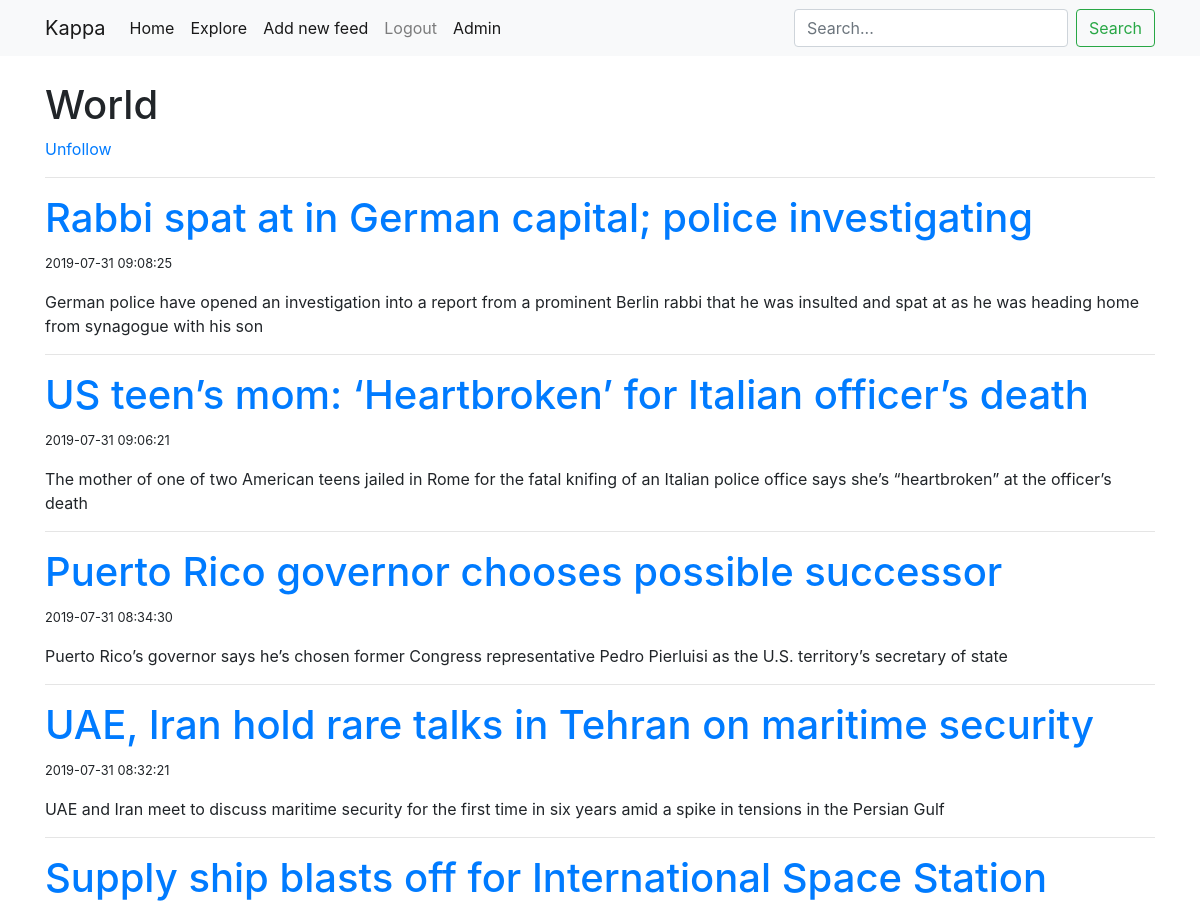
Before: /feed/12 (signed in, upper part) with the older database file.
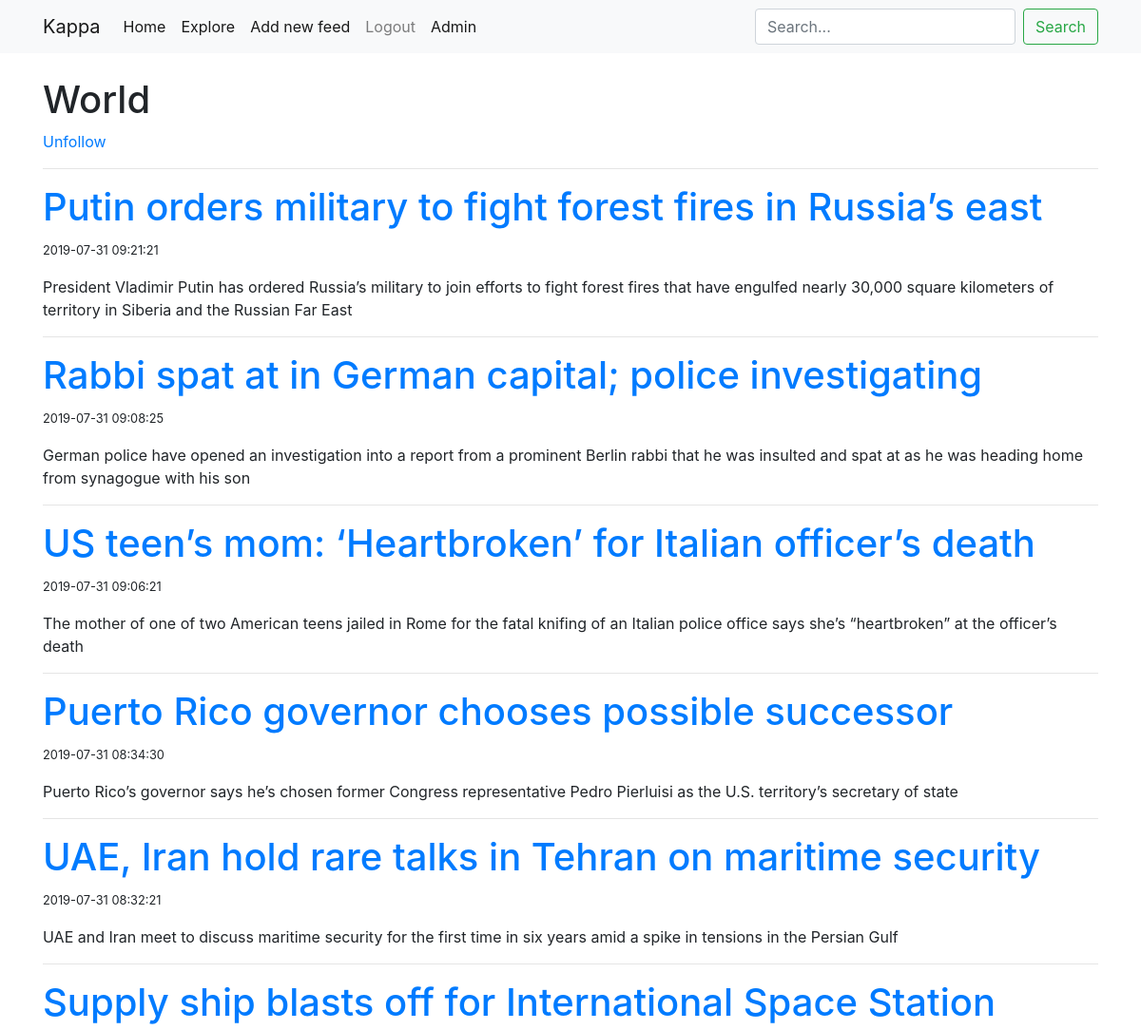
After: the same page with the newer database file.
### rss_reader/models.py (models this page shows)
class RssEntry(db.Model):
    id = db.Column(db.Integer, primary_key=True)
    href = db.Column(
        db.String(128)
    )  # unique is not false to let multiple feed files have the same article
    feed_id = db.Column(db.ForeignKey("rss_feed.id"))
    title = db.Column(db.String(128))
    date = db.Column(db.DateTime, index=True)
    content = db.Column(db.String(1024))  # I will cut every entry

### rss_reader/routes.py (the view)
@app.route("/feed/<feed_id>")
@login_required
def feed(feed_id):
    feed = RssFeed.query.filter_by(id=feed_id).first_or_404()
    entries = feed.posts.order_by(RssEntry.date.desc())
    return render_template("feed.html", feeds=entries, title=feed.title, feed=feed)

### rss_reader/models.py (called while the page is built)
@login.user_loader
def load_user(id):
    return User.query.get(int(id))

    def is_following(self, rss_feed):
        return rss_feed in self.feeds

### rss_reader/routes.py (called while the page is built)
@app.before_request
def before_request():
    pass

### rss_reader/templates/feed.html (shortened to what this page needs)
{% extends "base.html" %}
{% block content %}
<h1>{{title}}</h1>
{% if current_user.is_following(feed) %}
<a href="{{ url_for('unfollow', rss_feed=feed.id) }}">Unfollow</a>
{% else %}
<a href="{{ url_for('follow', rss_feed=feed.id) }}">Follow</a>
{% endif %}
{% for feed in feeds %}
<hr>
<h1><a href="{{feed.href}}">{{feed.title}}</a></h1>
<small>{{feed.date}}</small>
<p>{{feed.content|safe}}
</p>
{% endfor %}
{% endblock content %}

Changed rows visible on the page:
added RssEntry: title "Putin orders military to fight forest fires in Russia’s east", date "2019-07-31 09:21:21", content "President Vladimir Putin has ordered Russia’s military to join efforts to fight forest fires that have engulfed nearly 30,000 square kilometers of territory in Siberia and the Russian Far East"
